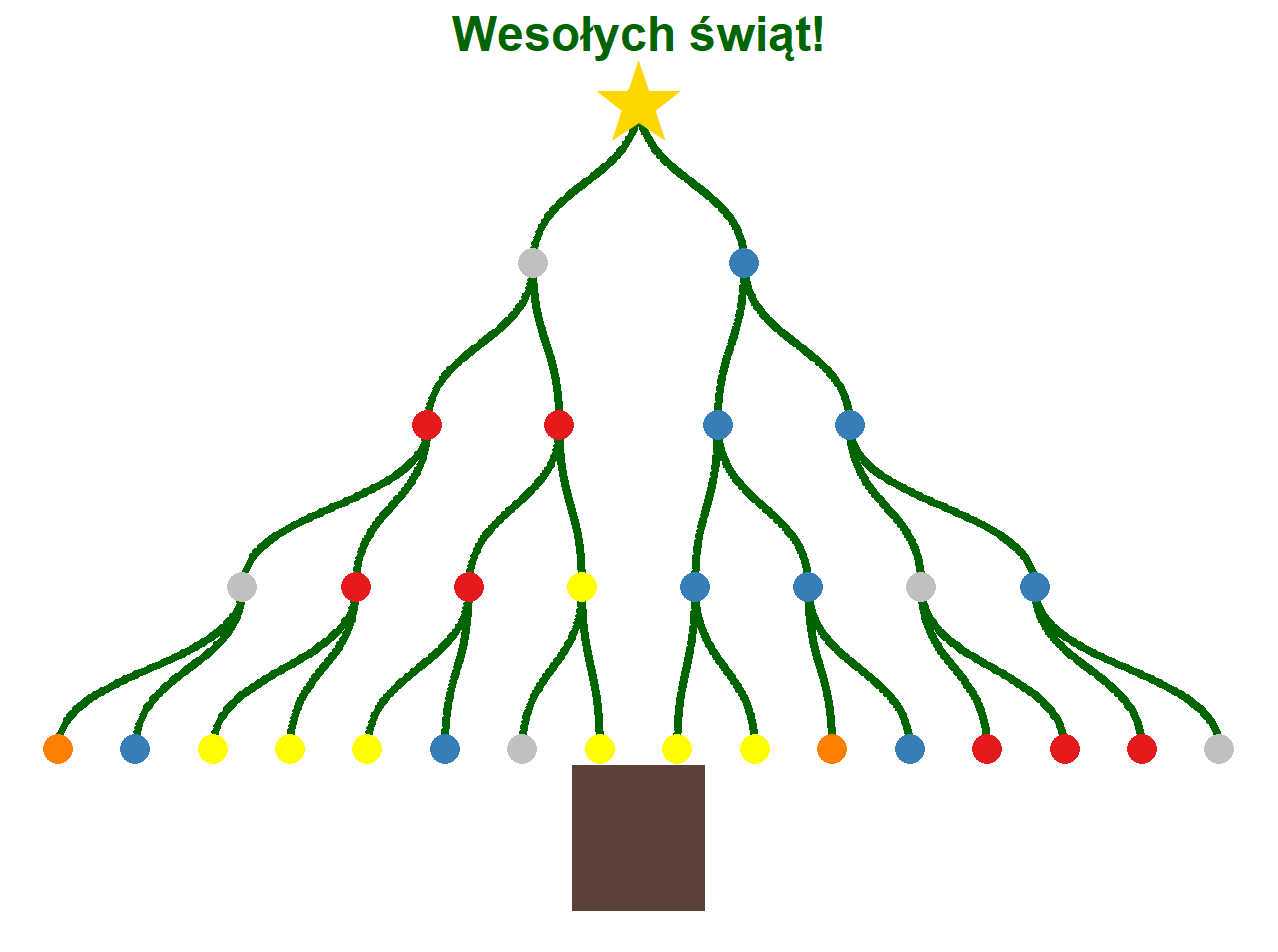

Write R code to recreate this figure.
library(igraph)
library(ggraph)
library(ggplot2)

# Połączenia w grafie
edges <- data.frame(
  from = c(1,1, 2,2, 3,3, 4,4, 5,5, 6,6, 7,7, 
           8,8, 9,9, 10,10, 11,11, 12,12, 13,13, 14,14, 15,15),
  to   = c(2,3, 4,5, 6,7, 8,9, 10,11, 12,13, 14,15, 
           16,17, 18,19, 20,21, 22,23, 24,25, 26,27, 28,29, 30,31))

g <- graph_from_data_frame(edges)

# Ułożenie węzłów
x_coords <- c(
  0,
  -0.4, 0.4,
  -0.8, -0.3, 0.3, 0.8,
  seq(-1.5, 1.5, length.out = 8),
  seq(-2.2, 2.2, length.out = 16))

y_coords <- c(5, 4, 4, 3, 3, 3, 3, rep(2, 8), rep(1, 16))

ggraph(g, layout = "manual", x = x_coords, y = y_coords) +
  annotate("rect", xmin = -0.25, xmax = 0.25, ymin = 0, ymax = 0.9, fill = "#5D4037") +
  
  geom_edge_diagonal(colour = "darkgreen", edge_width = 1.5) +
  
  geom_node_point(
    aes(colour = as.factor(sample(1:5, 31, replace = TRUE))), 
    size = 5, 
    show.legend = FALSE) +
  
  geom_node_text(data = function(node) node[node$name == "1", ], label = "★", 
                 color = "gold", size = 18, vjust = 0.4) +
  
  scale_color_manual(values = c("#E41A1C", "#377EB8", "#C0C0C0", "#FF7F00", "#FFFF00")) +
  theme_void() +
  labs(title = "Wesołych świąt!") +
  theme(plot.title = element_text(hjust = 0.5, color = "darkgreen", face = "bold", size = 18))
